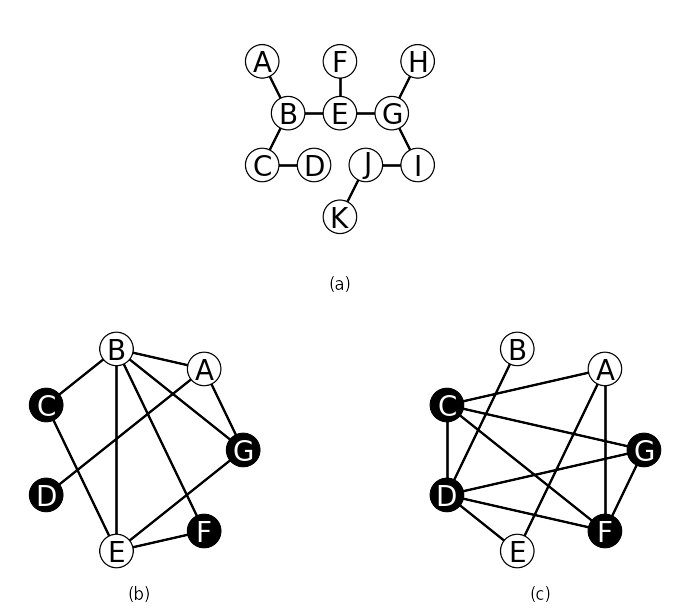

Write the Python code that produced this figure.
import math
import matplotlib.gridspec as gridspec
import matplotlib.pyplot as plt
import matplotlib.patches as patches
import numpy as np
import os
import sys

parent_dir = os.path.dirname(os.path.dirname(os.path.abspath(__file__)))
sys.path.insert(0, parent_dir)
import addtext
import linegraph
import patchplotting

def main(figureSaveLocation):
    """Create an image for demonstrating graph definitions.
    """

    # Create the figure, the grids for the subplots and determine the spacing for the subplots.
    currentFigure = plt.figure()
    gsTopRow = gridspec.GridSpec(2, 4)
    gsBotRow = gridspec.GridSpec(2, 4)
    gsTopRow.update(left=0.005, right=0.995, bottom=0.05, top=1, wspace=0.05)#, hspace=0.05)
    gsBotRow.update(left=0.005, right=0.995, bottom=0.05, top=1, wspace=0.05)#, hspace=0.05)

    # Create the neighbourhood/degree/support graph.
    neighbourhoodGraph = plt.subplot(gsTopRow[0, 1:3])
    generate_neighbourhod_graph(currentFigure)

    # Create the non-complement graph.
    noncomplementGraph = plt.subplot(gsTopRow[1, 0:2])
    generate_complement_graph(currentFigure, blackNodes=['C', 'D', 'F', 'G'], complement=True)

    # Create the complement graph.
    complementGraph = plt.subplot(gsBotRow[1, 2:])
    generate_complement_graph(currentFigure, blackNodes=['C', 'D', 'F', 'G'], complement=False)

    # Make all the tick marks invisible, and label the x axes.
    labels = ['(c)', '(b)', '(a)']
    for ax in currentFigure.get_axes():
        removeTickMarks(ax, xAxis=True, yAxis=True)
        currentLabel = labels.pop()
        setLabels(ax, xLabel=currentLabel)
        ax.xaxis.set_label_coords(0.5, -0.025)

    plt.savefig(figureSaveLocation, bbox_inches='tight', transparent=True)

def generate_complement_graph(currentFigure, blackNodes=[], complement=False):
    """Draw the graph for the clique/independent set/vertex cover demo.
    """

    # Define the image size.
    maxX = 5
    minX = -5
    maxY = 5
    minY = -5

    # Define the nodes as numberOfNodes nodes evenly spaced around a circle of radius nodeCirclePlacementRadius.
    numberOfNodes = 7
    nodeWidth = 1.3
    nodeNames = ['A', 'B', 'C', 'D', 'E', 'F', 'G']
    nodeCirclePlacementRadius = 4
    nodeCenterXValues = [nodeCirclePlacementRadius * math.cos(math.pi * (2/7) * (i + 1)) for i in range(len(nodeNames))]
    nodeCenterYValues = [nodeCirclePlacementRadius * math.sin(math.pi * (2/7) * (i + 1)) for i in range(len(nodeNames))]
    nodeColors = ['black' if i in blackNodes else 'white' for i in nodeNames]
    nodeNameColors = ['white' if i in blackNodes else 'black' for i in nodeNames]

    # Define the edges.
    edges = [['C', 'D'], ['C', 'F'], ['C', 'G'], ['D', 'F'], ['D', 'G'], ['F', 'G'],  # The clique.
        ['B', 'D'], ['A', 'F'], ['A', 'C'], ['A', 'E'], ['D', 'E']]
    if complement:
        allEdges = [[nodeNames[i], nodeNames[j]] for i in range(len(nodeNames)) for j in range(i+1,len(nodeNames))]
        edges = [i for i in allEdges if i not in edges]
    edgeXValues = [[nodeCenterXValues[nodeNames.index(i[0])], nodeCenterXValues[nodeNames.index(i[1])]] for i in edges]
    edgeYValues = [[nodeCenterYValues[nodeNames.index(i[0])], nodeCenterYValues[nodeNames.index(i[1])]] for i in edges]
    edgeTypes = ['-' for i in edges]
    edgeThickness = [2 for i in edges]

    # Plot the graph.
    plot = currentFigure.gca()
    plot.axis('scaled')
    plot.set_xlim(left=minX, right=maxX)
    plot.set_ylim(bottom=minY, top=maxY)
    plot.spines['top'].set_visible(False)
    plot.spines['right'].set_visible(False)
    plot.spines['bottom'].set_visible(False)
    plot.spines['left'].set_visible(False)
    nodes = [patches.Circle((nodeCenterXValues[i], nodeCenterYValues[i]), nodeWidth / 2) for i in range(numberOfNodes)]
    patchplotting.graphGeneration(nodes, currentFigure=currentFigure, faceColors=nodeColors, zorders=[1 for i in range(numberOfNodes)])
    addtext.graphGeneration(nodeCenterXValues, nodeCenterYValues, nodeNames, currentFigure=currentFigure, sizes=[20] * numberOfNodes,
        colors=nodeNameColors, zorders=[2 for i in range(numberOfNodes)])
    linegraph.graphGeneration(edgeXValues, edgeYValues, currentFigure=currentFigure, markerSizes=[0 for i in range(numberOfNodes)],
        lineStyles=edgeTypes, lineWidths=edgeThickness, zorders=[0 for i in range(numberOfNodes)])

def generate_neighbourhod_graph(currentFigure):
    """Draw the graph for the neighbourhood demo.
    """

    # Define the image size.
    maxX = 5
    minX = -5
    maxY = 5
    minY = -5

    # Define the nodes.
    numberOfNodes = 11
    nodeWidth = 1.3
    nodeNames = ['A', 'B', 'C', 'D', 'E', 'F', 'G', 'H', 'I', 'J', 'K']
    nodeCenterXValues = [-3, -2, -3, -1, 0, 0, 2, 3,  3,  1,  0]
    nodeCenterYValues = [ 3,  1, -1, -1, 1, 3, 1, 3, -1, -1, -3]
    nodeColors = ['white' for i in nodeNames]
    nodeNameColors = ['black' for i in nodeNames]

    # Define the edges.
    edges = [['A', 'B'], ['B', 'C'], ['B', 'E'], ['C', 'D'], ['E', 'F'], ['E', 'G'], ['G', 'H'], ['G', 'I'], ['I', 'J'], ['J', 'K']]
    edgeXValues = [[nodeCenterXValues[nodeNames.index(i[0])], nodeCenterXValues[nodeNames.index(i[1])]] for i in edges]
    edgeYValues = [[nodeCenterYValues[nodeNames.index(i[0])], nodeCenterYValues[nodeNames.index(i[1])]] for i in edges]
    edgeTypes = ['-' for i in edges]
    edgeThickness = [2 for i in edges]

    # Plot the graph.
    plot = currentFigure.gca()
    plot.axis('scaled')
    plot.spines['top'].set_visible(False)
    plot.spines['right'].set_visible(False)
    plot.spines['bottom'].set_visible(False)
    plot.spines['left'].set_visible(False)
    plot.set_xlim(left=minX, right=maxX)
    plot.set_ylim(bottom=minY, top=maxY)
    nodes = [patches.Circle((nodeCenterXValues[i], nodeCenterYValues[i]), nodeWidth / 2) for i in range(numberOfNodes)]
    patchplotting.graphGeneration(nodes, currentFigure=currentFigure, faceColors=nodeColors, zorders=[1 for i in range(numberOfNodes)])
    addtext.graphGeneration(nodeCenterXValues, nodeCenterYValues, nodeNames, currentFigure=currentFigure, sizes=[20] * numberOfNodes,
        colors=nodeNameColors, zorders=[2 for i in range(numberOfNodes)])
    linegraph.graphGeneration(edgeXValues, edgeYValues, currentFigure=currentFigure, markerSizes=[0 for i in range(numberOfNodes)],
        lineStyles=edgeTypes, lineWidths=edgeThickness, zorders=[0 for i in range(numberOfNodes)])

def setLabels(axes, xLabel='', yLabel=''):
    """Set the X and Y labels of the axes.
    """

    axes.set_xlabel(xLabel)
    axes.set_ylabel(yLabel)

def removeTickMarks(axes, xAxis=False, yAxis=False):
    """Removes all tick marks for the given axes.
    """

    if xAxis:
        axes.set_xticks([])
    if yAxis:
        axes.set_yticks([])


if __name__ == '__main__':
    main(sys.argv[1])
